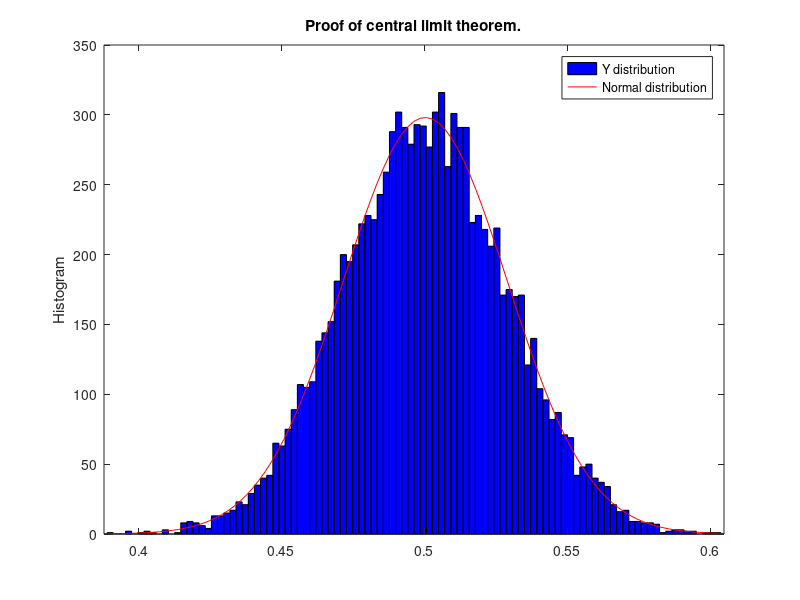

Reproduce this figure in MATLAB.
%% Data analysis - Exercise 2.6 - Programmatically Proof of Central Limit Theorem (CLT)
% 100 random variables from U(0,1) distribution and Y beeing their
% average random variable. Using 10000 samples of Y we proove the CLT

clc;
clear all;

% Parameters
nOfInitialRandVar = 100;
%   number of Y samples
n = 1e4;
%bins = 150;

% initialize a matrix of 100*10000 when each line is a random variable.
% and by finding tha mean of each column we get the 100000 samples of Y.
mat = rand(nOfInitialRandVar,n);
Y=mean(mat);

histfit(Y);
title("Proof of central limit theorem.");
ylabel("Histogram");
legend("Y distribution","Normal distribution");

